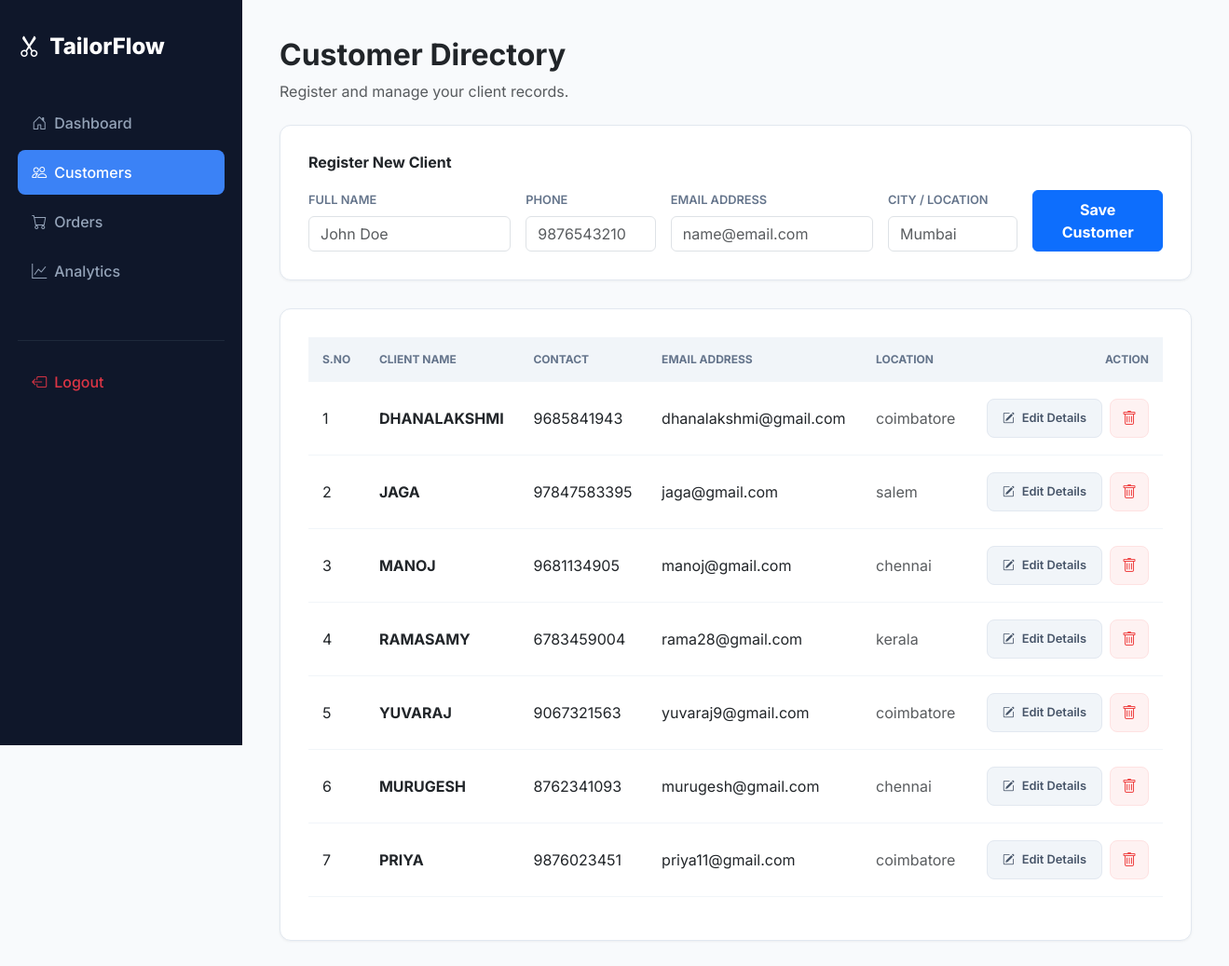
The page /customers.php (signed in) on the database its author committed.
### tables this page shows
CREATE TABLE `customers` (
  `id` int(11) NOT NULL,
  `name` varchar(100) NOT NULL,
  `phone` varchar(15) DEFAULT NULL,
  `email` varchar(100) DEFAULT NULL,
  `address` text DEFAULT NULL,
  `created_at` timestamp NOT NULL DEFAULT current_timestamp()
);

### customers.php (the view, shortened to what this page needs)
<?php
include 'config.php';
$customers = $pdo->query("SELECT * FROM customers ORDER BY id DESC")->fetchAll();
?>
<!DOCTYPE html>
<html lang="en">
<head>
    <link href="https://cdn.jsdelivr.net/npm/bootstrap@5.3.0/dist/css/bootstrap.min.css" rel="stylesheet">
    <link href="https://cdn.jsdelivr.net/npm/bootstrap-icons@1.11.3/font/bootstrap-icons.css" rel="stylesheet">
</head>
<body>
<div class="wrapper">
    <aside class="sidebar">
        <div class="brand"><i class="bi bi-scissors"></i> TailorFlow</div>
        <nav>
            <a href="home.php" class="nav-link"><i class="bi bi-house-door me-2"></i> Dashboard</a>
            <a href="customers.php" class="nav-link active"><i class="bi bi-people me-2"></i> Customers</a>
            <a href="orders.php" class="nav-link"><i class="bi bi-cart me-2"></i> Orders</a>
            <a href="reports.php" class="nav-link"><i class="bi bi-graph-up me-2"></i> Analytics</a>
            <div style="margin-top: 50px; border-top: 1px solid #1e293b; padding-top: 20px;">
                <a href="logout.php" class="nav-link text-danger"><i class="bi bi-box-arrow-left me-2"></i> Logout</a>
            </div>
        </nav>
    </aside>
    <main class="main-content">
        <div class="mb-4">
            <h2 class="fw-bold">Customer Directory</h2>
            <p class="text-muted">Register and manage your client records.</p>
        </div>
        <div class="content-card">
            <h6 class="fw-bold mb-3">Register New Client</h6>
            <form method="POST" class="row g-3 align-items-end">
                <div class="col-md-3">
                    <label class="form-label">FULL NAME</label>
                    <input name="name" class="form-control" placeholder="John Doe" required>
                </div>
                <div class="col-md-2">
                    <label class="form-label">PHONE</label>
                    <input name="phone" class="form-control" placeholder="9876543210">
                </div>
                <div class="col-md-3">
                    <label class="form-label">EMAIL ADDRESS</label>
                    <input name="email" type="email" class="form-control" placeholder="name@email.com">
                </div>
                <div class="col-md-2">
                    <label class="form-label">CITY / LOCATION</label>
                    <input name="address" class="form-control" placeholder="Mumbai">
                </div>
                <div class="col-md-2">
                    <button name="add" class="btn btn-primary w-100 py-2 fw-bold">Save Customer</button>
                </div>
            </form>
        </div>
        <div class="content-card">
            <div class="table-responsive">
                <table class="table">
                    <thead>
                        <tr>
                            <th>S.No</th>
                            <th>Client Name</th>
                            <th>Contact</th>
                            <th>Email Address</th>
                            <th>Location</th>
                            <th class="text-end">Action</th>
                        </tr>
                    </thead>
                    <tbody>
                        <?php
                        $i = 1;
                        foreach($customers as $c): ?>
                        <tr>
                            <td><?php echo $i++; ?></td>
                            <td><span class="fw-bold text-dark"><?php echo htmlspecialchars($c['name']); ?></span></td>
                            <td><?php echo htmlspecialchars($c['phone']); ?></td>
                            <td><?php echo htmlspecialchars($c['email'] ?: 'N/A'); ?></td>
                            <td class="text-muted"><?php echo htmlspecialchars($c['address']); ?></td>
                            <td class="text-end">
                                <div class="d-flex justify-content-end gap-2">
                                    <a href="measurement.php?cid=<?php echo $c['id']; ?>" class="btn-edit">
                                        <i class="bi bi-pencil-square me-2"></i> Edit Details
                                    </a>
                                    <a href="customers.php?delete=<?php echo $c['id']; ?>"
                                       class="btn-delete-cust"
                                       onclick="return confirm('Are you sure? This will permanently delete this customer and ALL their orders and measurements.')">
                                        <i class="bi bi-trash"></i>
                                    </a>
                                </div>
                            </td>
                        </tr>
                        <?php endforeach; ?>
                    </tbody>
                </table>
            </div>
        </div>
    </main>
</div>
</body>
</html>

### customers.php (style rules this page uses)
body { background-color: #f8fafc; font-family: 'Inter', sans-serif; margin: 0; padding: 0; }
.wrapper { display: flex; min-height: 100vh; }
.sidebar { width: 260px; background: #0f172a; padding: 2rem 1.2rem; position: fixed; height: 100vh; color: white; }
.brand { font-size: 1.5rem; font-weight: 800; margin-bottom: 2.5rem; display: flex; align-items: center; gap: 10px; }
.nav-link { display: flex; align-items: center; padding: 12px 15px; color: #94a3b8; text-decoration: none; border-radius: 8px; margin-bottom: 5px; font-weight: 500; }
.nav-link.active { background: #3b82f6; color: #fff; }
.main-content { margin-left: 260px; flex: 1; padding: 40px; background: #f8fafc; }
.content-card { background: white; border-radius: 12px; border: 1px solid #e2e8f0; padding: 30px; box-shadow: 0 1px 3px rgba(0,0,0,0.05); margin-bottom: 30px; }
.table { vertical-align: middle; }
.table thead th { background: #f1f5f9; color: #64748b; font-size: 0.75rem; text-transform: uppercase; padding: 15px; border: none; }
.table tbody td { padding: 18px 15px; border-bottom: 1px solid #f1f5f9; }
.btn-edit { background: #f1f5f9; color: #475569; font-size: 0.8rem; font-weight: 600; padding: 8px 16px; border-radius: 8px; border: 1px solid #e2e8f0; text-decoration: none; display: inline-flex; align-items: center; white-space: nowrap; }
.btn-delete-cust { color: #ef4444; background: #fef2f2; font-size: 1rem; padding: 8px 12px; border-radius: 8px; border: 1px solid #fee2e2; text-decoration: none; display: inline-flex; align-items: center; transition: 0.2s; }
.form-label { font-weight: 600; font-size: 0.8rem; color: #64748b; }

### rows shown on the page
customers: name "DHANALAKSHMI", phone "9685841943", email "dhanalakshmi@gmail.com", address "coimbatore"
customers: name "JAGA", phone "97847583395", email "jaga@gmail.com", address "salem"
customers: name "MANOJ", phone "9681134905", email "manoj@gmail.com", address "chennai"
customers: name "RAMASAMY", phone "6783459004", email "rama28@gmail.com", address "kerala"
customers: name "YUVARAJ", phone "9067321563", email "yuvaraj9@gmail.com", address "coimbatore"
customers: name "MURUGESH", phone "8762341093", email "murugesh@gmail.com", address "chennai"
customers: name "PRIYA", phone "9876023451", email "priya11@gmail.com", address "coimbatore"
